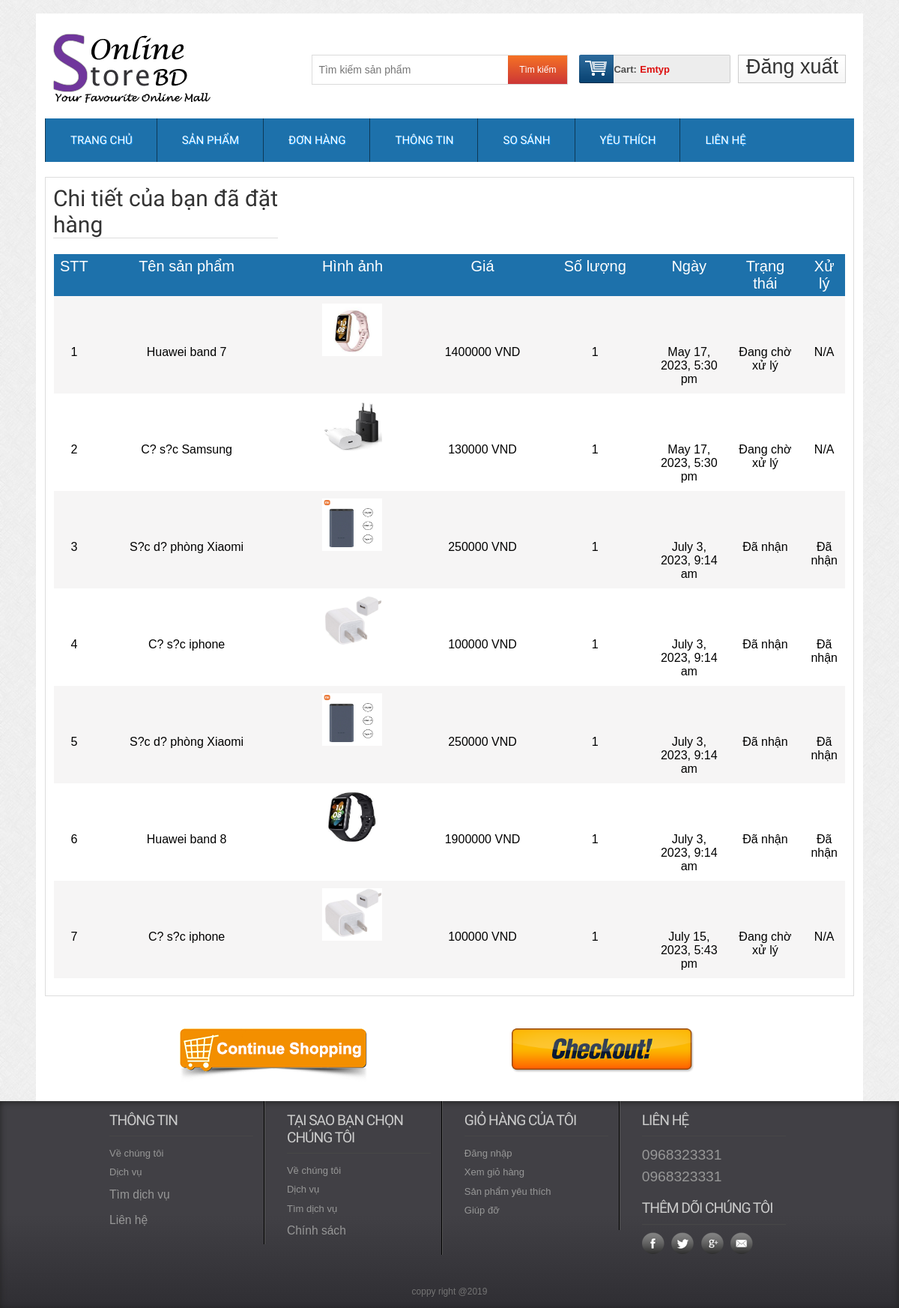
Page /orderdetails.php (signed in) on the committed database.
### tables this page shows
CREATE TABLE `tbl_order` (
  `id` int(11) NOT NULL,
  `productId` int(11) NOT NULL,
  `productName` varchar(255) NOT NULL,
  `customer_id` int(11) NOT NULL,
  `quantity` int(11) NOT NULL,
  `price` varchar(255) NOT NULL,
  `image` varchar(255) NOT NULL,
  `status` int(11) NOT NULL DEFAULT 0,
  `date_order` datetime NOT NULL DEFAULT current_timestamp()
);

### classes/cart.php (called while the page is built, shortened)
<?php
	$filepath = realpath(dirname(__FILE__));
	include_once ($filepath.'/../lib/database.php');
	include_once ($filepath.'/../helpers/format.php');
?>
<?php
	class cart
	{
		private $db;
		public function __construct()
		{
			$this->db = new Database();
		}
		public function get_cart_ordered($customer_id)
		{
			$query = "SELECT * FROM tbl_order WHERE customer_id = '$customer_id' ";
			$get_cart_ordered = $this->db->select($query);
			return $get_cart_ordered;
		}
	}
 ?>

### lib/database.php (called while the page is built, shortened)
<?php
Class Database extends PDO{
   public $host   = DB_HOST;
   public $user   = DB_USER;
   public $pass   = DB_PASS;
   public $dbname = DB_NAME;
   public $link;
private function connectDB(){
   $this->link = new mysqli($this->host, $this->user, $this->pass,
    $this->dbname);
 }
public function select($query){
  $result = $this->link->query($query) or
   die($this->link->error.__LINE__);
  if($result->num_rows > 0){
    return $result;
  } else {
    return false;
  }
 }
}

### lib/session.php (called while the page is built, shortened)
<?php
class Session{
 public static function get($key){
    if (isset($_SESSION[$key])) {
     return $_SESSION[$key];
    } else {
     return false;
    }
 }
}
?>

### helpers/format.php (called while the page is built, shortened)
<?php
class Format{
 public function formatDate($date){
    return date('F j, Y, g:i a', strtotime($date));
 }
}
?>

### orderdetails.php (the view, shortened to what this page needs)
<?php
	include 'inc/header.php';
 ?>
 <div class="main">
    <div class="content">
    	<div class="cartoption">
			<div class="cartpage">
			    	<h2>Chi tiết của bạn đã đặt hàng</h2>
						<table class="tblone">
							<tr>
								<th width="0%">STT</th>
								<th width="25%">Tên sản phẩm</th>
								<th width="20%">Hình ảnh</th>
								<th width="15%">Giá</th>
								<th width="15%">Số lượng</th>
								<th width="10%">Ngày</th>
								<th width="10%">Trạng thái</th>
								<th width="10%">Xử lý</th>
							</tr>
							<?php
							$customer_id = Session::get('customer_id');
							$get_cart_ordered = $ct->get_cart_ordered($customer_id);
							if($get_cart_ordered){
								$i=0;
								while ($result = $get_cart_ordered->fetch_assoc()) {
								$i++;
							 ?>
							<tr>
								<td><?php echo $i; ?></td>
								<td><?php echo $result['productName'] ?></td>
								<td><img src="admin/uploads/<?php echo $result['image'] ?>" alt="" width="100px"/></td>
								<td><?php echo $result['price'].' VND' ?></td>
								<td><?php echo $result['quantity'] ?></td>
								<td><?php echo $fm->formatDate($result['date_order'])  ?></td>
								<td>
								<?php
									if ($result['status'] == '0') {
										echo "Đang chờ xử lý";
									}elseif($result['status'] == 1) {
								?>
								<span>Đã gửi hàng</span>
								<?php
									}elseif($result['status']==2){
										echo 'Đã nhận';
									}
								 ?>
								</td>
								<?php
								if ($result['status'] == '0') {
								 ?>
								<td><?php echo 'N/A'; ?></td>
								 <?php
								 }elseif($result['status']==1) {
								 ?>
								 <td>
								 	<a href="?confirmid=<?php echo $customer_id ?>&price=<?php echo $result['price'] ?>&time=<?php echo $result['date_order'] ?>">Xác nhận</a>
								 </td>
								 <?php
								}else{
								  ?>
								<td><?php echo 'Đã nhận'; ?></td>
								<?php
								}
								 ?>
							</tr>
							<?php
								}
							}
							 ?>
						</table>
					</div>
					<div class="shopping">
						<div class="shopleft">
							<a href="index.php"> <img src="images/shop.png" alt="" /></a>
						</div>
						<div class="shopright">
							<a href="payment.php"> <img src="images/check.png" alt="" /></a>
						</div>
					</div>
    	</div>
    </div>
 </div>
<?php
	include 'inc/footer.php';
 ?>

### css/style.css (style rules this page uses)
html, body, div, span, applet, object, iframe, h1, h2, h3, h4, h5, h6, p, blockquote, pre, a, abbr, acronym, address, big, cite, code, del, dfn, em, img, ins, kbd, q, s, samp, small, strike, strong, sub, sup, tt, var, b, u, i, dl, dt, dd, ol, nav ul, nav li, fieldset, form, label, legend, table, caption, tbody, tfoot, thead, tr, th, td, article, aside, canvas, details, embed, figure, figcaption, footer, header, hgroup, menu, nav, output, ruby, section, summary, time, mark, audio, video { margin: 0; padding: 0; border: 0; font-size: 100%; font: inherit; vertical-align: baseline; }
table { border-collapse: collapse; border-spacing: 0; }
a { text-decoration: none; }
img { max-width: 100%; }
body { font-family: Arial, Helvetica, sans-serif; background: url(../images/body_bg3.jpg); }
.content { padding: 20px 0; background: #fff; }
.content h2 { font-size: 40px; color: #333; font-family: 'Monda', sans-serif; }
.cartpage { border: 1px solid #ddd; overflow: hidden; padding: 10px; }
.cartpage h2 { border-bottom: 1px solid #ddd; font-size: 30px; margin-bottom: 20px; width: 300px; }
.tblone { border: 1px solid #fff; margin-bottom: 12px; width: 100%; }
.tblone th { background: #1d71ab none repeat scroll 0 0; color: #fff; font-size: 20px; padding: 5px 8px; text-align: center; }
.tblone td { padding: 10px; text-align: center; }
table.tblone tr:nth-child(2n + 1) { background: #fff; height: 30px; }
table.tblone tr:nth-child(2n) { background: #f6f5f5; height: 30px; }
table.tblone img { height: 70px; width: 80px; }
.shopping { margin-top: 30px; }
.shopleft, .shopleft { float: left; text-align: center; width: 610px; }
.shopleft img { outline: none; }
.shopleft a, .shopright a { outline: none; }
.shopright img { width: 270px; outline: none; }

### rows in the picture
tbl_order: productName "Huawei band 7", image (picture), price "1400000", quantity "1", date_order "May 17, 2023, 5:30 pm", status "Đang chờ xử lý"
tbl_order: productName "C? s?c Samsung", image (picture), price "130000", quantity "1", date_order "May 17, 2023, 5:30 pm", status "Đang chờ xử lý"
tbl_order: productName "S?c d? phòng Xiaomi", image (picture), price "250000", quantity "1", date_order "July 3, 2023, 9:14 am", status "Đã nhận"
tbl_order: productName "C? s?c iphone", image (picture), price "100000", quantity "1", date_order "July 3, 2023, 9:14 am", status "Đã nhận"
tbl_order: productName "S?c d? phòng Xiaomi", image (picture), price "250000", quantity "1", date_order "July 3, 2023, 9:14 am", status "Đã nhận"
tbl_order: productName "Huawei band 8", image (picture), price "1900000", quantity "1", date_order "July 3, 2023, 9:14 am", status "Đã nhận"
tbl_order: productName "C? s?c iphone", image (picture), price "100000", quantity "1", date_order "July 15, 2023, 5:43 pm", status "Đang chờ xử lý"
